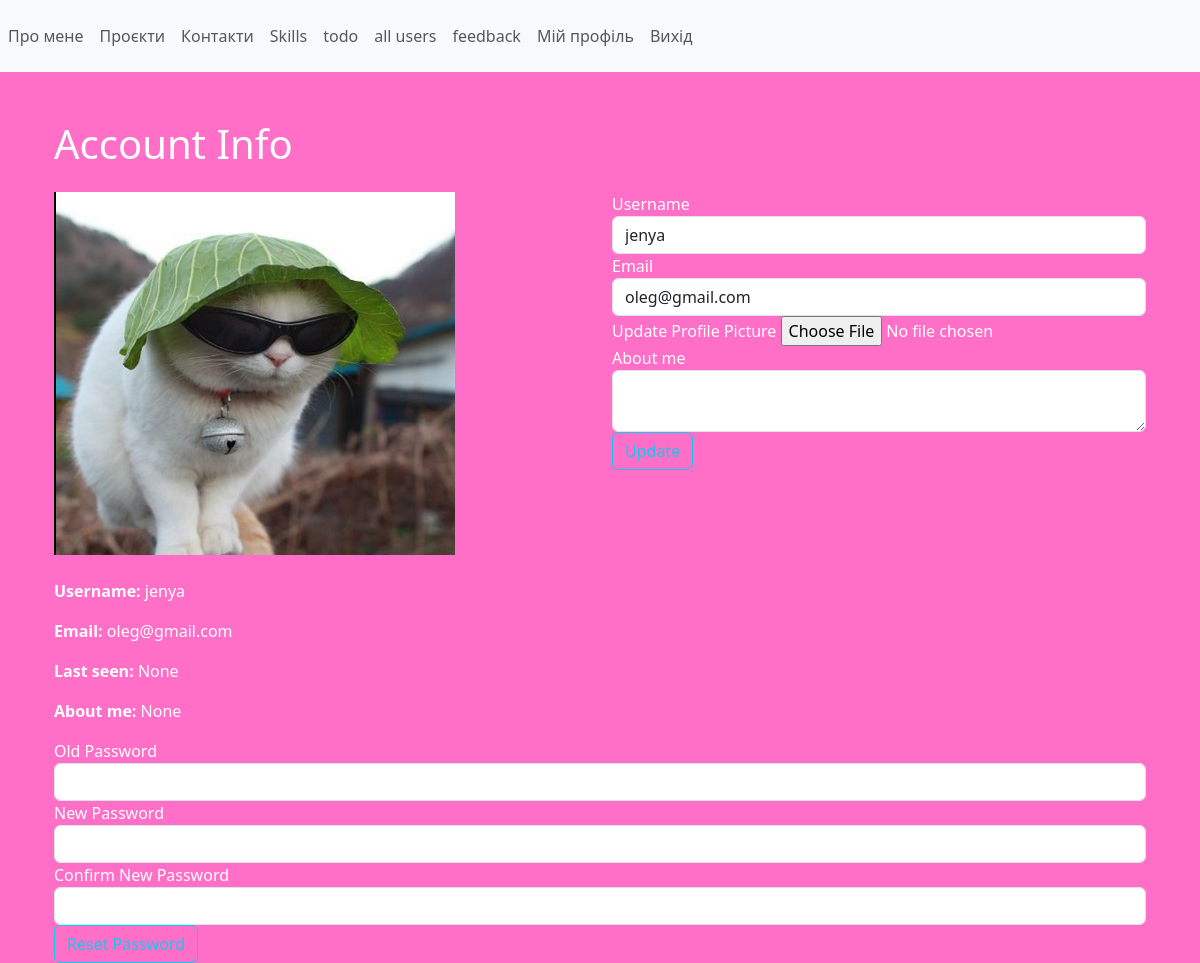
Page /account (signed in) on the committed database.
### app/models.py (models this page shows, shortened)
class User(UserMixin, db.Model):
    id = db.Column(db.Integer, primary_key=True)
    username = db.Column(db.String(50), unique=True, nullable=False)
    email = db.Column(db.String(120), unique=True, nullable=False)
    password_hash = db.Column(db.String(128), nullable=False)
    image_file = db.Column(db.String(20), server_default='default.jpg', nullable=False)
    about_me = db.Column(db.String(140))
    last_seen = db.Column(db.DateTime, default=datetime.utcnow)

### app/accounting/views.py (the view, shortened to what this page needs)
@accounting_bp.route("/account", methods=['GET', 'POST'])
@login_required
def account():
    form = UpdateAccountForm()
    reset_form = ResetPasswordForm()
    if form.validate_on_submit():
        if form.picture.data:
            picture_file = save_picture(form.picture.data)
            current_user.image_file = picture_file
        current_user.username = form.username.data
        current_user.email = form.email.data
        current_user.about_me = form.about_me.data
        db.session.commit()
        flash('Your account has been updated!', 'success')
        return redirect(url_for('accounting.account'))
    elif request.method == 'GET':
        form.about_me.data = current_user.about_me
        form.username.data = current_user.username
        form.email.data = current_user.email
    image_file = url_for('static', filename='profile_pics/' + current_user.image_file)
    return render_template('account.html', title='Account', image_file=image_file, form=form, reset_form=reset_form,
                           navigation=navigation)

### app/accounting/forms.py (shortened to what this page needs)
class UpdateAccountForm(FlaskForm):
    username = StringField('Username', validators=[DataRequired(), Length(min=2, max=20)])
    email = StringField('Email', validators=[DataRequired(), Email()])
    picture = FileField('Update Profile Picture', validators=[FileAllowed(['jpg', 'png'])])
    about_me = TextAreaField('About me', validators=[Length(max=200)])
    submit = SubmitField('Update')

class ResetPasswordForm(FlaskForm):
    old_password = PasswordField('Old Password', validators=[DataRequired()])
    password = PasswordField('New Password', validators=[DataRequired()])
    password2 = PasswordField('Confirm New Password', validators=[DataRequired(), EqualTo('password')])
    submit = SubmitField('Reset Password')

### app/accounting/views.py (called while the page is built)
@accounting_bp.after_request
def after_request(response):
    if current_user.is_authenticated:
        current_user.last_seen = datetime.now()
        try:
            db.session.commit()
        except:
            flash('Error while updating user last seen!', 'danger')
    return response

### app/models.py (called while the page is built)
@login_manager.user_loader
def load_user(user_id):
    return User.query.get(int(user_id))

### app/accounting/templates/account.html (shortened to what this page needs)
{% extends "base.html" %}
{% block content %}
<div class="container mt-5">
    <h1 class="mb-4">Account Info</h1>
    <div class="row">
        <div class="col-md-6">
            <img src="{{ url_for('static', filename='profile_pics/' + current_user.image_file) }}"
                 class="img-fluid mb-4" alt="Profile Picture">
            <p><strong>Username:</strong> {{ current_user.username }}</p>
            <p><strong>Email:</strong> {{ current_user.email }}</p>
            <p><strong>Last seen:</strong> {{ current_user.last_seen }}</p>
            <p><strong>About me:</strong> {{ current_user.about_me }}</p>
        </div>
        <div class="col-md-6">
            <form method="POST" action="" enctype="multipart/form-data">
                <div class="form-group">
                    {{ form.username.label(class="form-control-label") }}
                    {{ form.username(class="form-control") }}
                </div>
                <div class="form-group">
                    {{ form.email.label(class="form-control-label") }}
                    {{ form.email(class="form-control") }}
                </div>
                <div class="form-group">
                    {{ form.picture.label() }}
                    {{ form.picture(class="form-control-file") }}
                </div>
                <div class="form-group">
                    {{ form.about_me.label(class="form-control-label") }}
                    {{ form.about_me(class="form-control") }}
                </div>
                <div class="form-group">
                    {{ form.submit(class="btn btn-outline-info") }}
                </div>
            </form>
        </div>
        <form method="POST" action="" enctype="multipart/form-data">
            <div class="form-group">
                {{ reset_form.old_password.label(class="form-control-label") }}
                {{ reset_form.old_password(class="form-control") }}
            </div>
            <div class="form-group">
                {{ reset_form.password.label(class="form-control-label") }}
                {{ reset_form.password(class="form-control") }}
            </div>
            <div class="form-group">
                {{ reset_form.password2.label(class="form-control-label") }}
                {{ reset_form.password2(class="form-control") }}
            </div>
            <div class="form-group">
                {{ reset_form.submit(class="btn btn-outline-info") }}
            </div>
        </form>
    </div>
</div>
{% endblock content %}

### app/static/css/styles.css (style rules this page uses)
body { background-color: #ff6ec7; color: #fff; }
h1, h2, h3, h4, h5, h6 { animation: pulse 2s infinite; }
img { transition: transform 0.3s ease-in-out; }

### rows in the picture
User: image_file (placeholder picture), username "jenya", email "oleg@gmail.com", last_seen "None", about_me "None"

### other values in the picture
{{ page }} "Про мене" "Проєкти" "Контакти" "Skills" "todo" "all users" "feedback"
{{ reset_form.old_password.label(class="form-control-label") }} "Old Password"
{{ reset_form.password.label(class="form-control-label") }} "New Password"
{{ reset_form.password2.label(class="form-control-label") }} "Confirm New Password"
